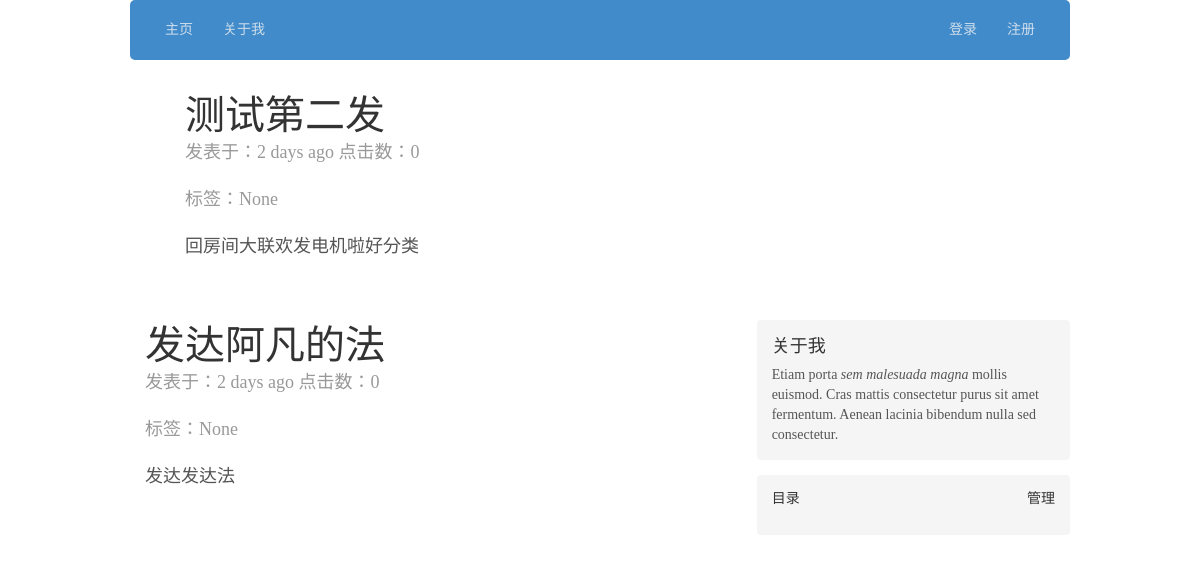
Before: / with the older database file.
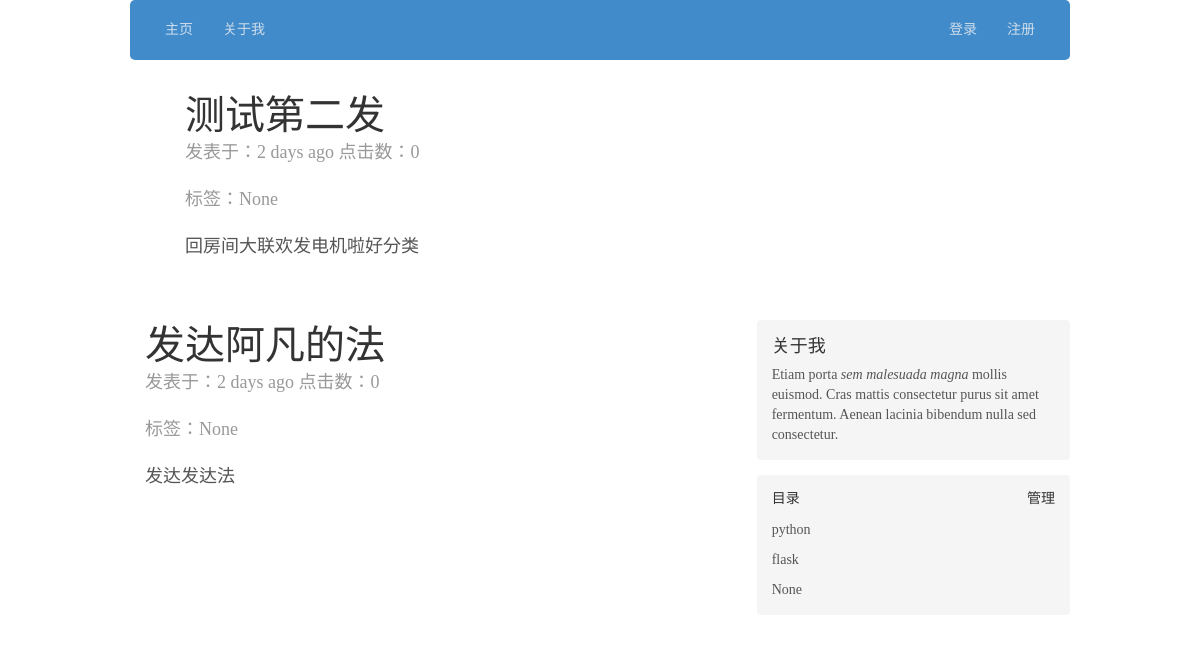
After: the same page with the newer database file.
### app/models.py (models this page shows, shortened)
class Post(db.Model):
    __tablename__ = 'posts'
    id = db.Column(db.Integer, primary_key = True)
    title = db.Column(db.String(128))
    body = db.Column(db.Text())
    timestamp = db.Column(db.DateTime, index = True, default = datetime.utcnow)
    summary = db.Column(db.Text)
    count = db.Column(db.Integer, default = 0, index = True)
    author_id = db.Column(db.Integer, db.ForeignKey('users.id'))
    category_id = db.Column(db.Integer, db.ForeignKey('categorys.id'))
    category = db.relationship('Category',
                                foreign_keys=[category_id],
                                backref = db.backref('posts', lazy = 'dynamic'))

class Category(db.Model):
    __tablename__ = 'categorys'
    id = db.Column(db.Integer, primary_key=True)
    name = db.Column(db.String(64), unique=True)
    count = db.Column(db.Integer, default=0, index=True)

### app/main/views.py (the view)
@main.route('/', methods = ['GET', 'POST'])
def index():
    posts = Post.query.order_by(Post.timestamp.desc())
    categories = Category.query.order_by(Category.count.desc())
    return render_template('index.html', posts = posts, categories = categories)

### app/templates/index.html
{% extends 'base.html' %}
{% block page_content %}
        {% include '_posts.html' %}
    <div class="col-sm-4 col-md-4 blog-sidebar">
      <div class="sidebar-module sidebar-module-inset">
        <h4>关于我</h4>
        <p>Etiam porta <em>sem malesuada magna</em> mollis euismod. Cras mattis consectetur purus sit amet fermentum. Aenean lacinia bibendum nulla sed consectetur.</p>
      </div>
      <div class="sidebar-module sidebar-module-inset">
          <div style="margin-bottom: 30px">
            <div style="float: left"><h5>目录</h5></div>
            <div style="float: right"><a href="/category"><h5>管理</h5></a></div>
          </div>
          {% for category in categories %}
            <p>{{ category.name }}</p>
          {% endfor %}
    </div>
    </div>
{% endblock %}

### app/templates/base.html (shortened to what this page needs)
{% extends 'bootstrap/base.html' %}
{% block head %}
    <link href="{{bootstrap_find_resource('css/bootstrap.css', cdn='bootstrap')}}" rel="stylesheet">
    <link href="../static/blog.css" rel="stylesheet">
{% endblock head %}
{% block navbar %}
  <div class="container">
      <div class="blog-header ">
            <div class="navbar-collapse collapse">
              <ul class="nav navbar-nav">
                <li><a class="blog-nav-item active" href="{{ url_for('main.index') }}">主页</a></li>
                <li><a class="blog-nav-item" href="{{ url_for('main.about') }}">关于我</a></li>
              </ul>
              <ul class="nav nav-nav pull-right" role="tablist">
                {% if current_user.is_authenticated %}
                    <li class="dropdown">
                      <a href="#" class="dropdown-toggle blog-nav-item" data-toggle="dropdown">
                          账户 <b class="caret"></b>
                      </a>
                      <ul class="dropdown-menu">
                          <li role="presentation"><a class="blog-nav-item" href="{{ url_for('main.logout') }}">登出</a></li>
                      </ul>
                    </li>
                {% else %}
                <ul class="nav navbar-nav">
                  <li role="presentation"><a class="pull-right blog-nav-item" href='{{ url_for('main.login') }}'>登录</a></li>
                  <li role="presentation"><a class="blog-nav-item" href='{{ url_for('main.register') }}'>注册</a></li>
                </ul>
                {% endif %}
              </ul>
            </div>
          </div>
        </div>
{% endblock  %}
{% block content %}
<div class="container">
    {% block page_content %}{% endblock %}
</div>
{% endblock %}

### app/templates/_posts.html
<ul>
    {% for post in posts %}
    <li class="post">
        <div class="col-sm-7 col-md-8 blog-main">
          <div class="blog-post">
            <a href="{{ url_for('main.post', id = post.id)}}"><h2 class="blog-post-title">{{ post.title }}</h2></a>
            <div><p class="blog-post-meta">发表于：{{ moment(post.timestamp).fromNow() }}  点击数：{{ post.count }}</p></div>
            <div>
              {% if post.category.name != 'None' %}
              <p class="blog-post-meta">标签：{{post.category}}</p>
              {% endif %}
            </div>
            <div class="post-body"> {{ post.body }} </div>
        </div>
    </li>
</ul>
    {% endfor %}

### app/static/blog.css (style rules this page uses)
body { font-family: Georgia, "Times New Roman", Times, serif; color: #555; }
h1, .h1, h2, .h2, h3, .h3, h4, .h4, h5, .h5, h6, .h6 { margin-top: 0; font-family: "Helvetica Neue", Helvetica, Arial, sans-serif; font-weight: normal; color: #333; }
@media (min-width: 1200px) { .container { width: 970px; } }
.blog-nav-item { position: relative; display: inline-block; padding: 10px; font-weight: 500; color: #cdddeb; }
.blog-header { padding: 5px; background-color: #428bca; border-radius: 5px; margin-bottom: 30px; }
.blog-main { font-size: 18px; line-height: 1.5; }
.sidebar-module { padding: 15px; margin: 0 -15px 15px; }
.sidebar-module-inset { padding: 15px; background-color: #f5f5f5; border-radius: 4px; }
.sidebar-module-inset p:last-child, .sidebar-module-inset ul:last-child, .sidebar-module-inset ol:last-child { margin-bottom: 0; }
li { list-style-type:none; }
.blog-post { margin-bottom: 60px; }
.blog-post-title { margin-bottom: 5px; font-size: 40px; }
.blog-post-meta { margin-bottom: 20px; color: #999; }

Changed rows visible on the page:
added Category: name "python"
added Category: name "flask"
added Category: name "None"
